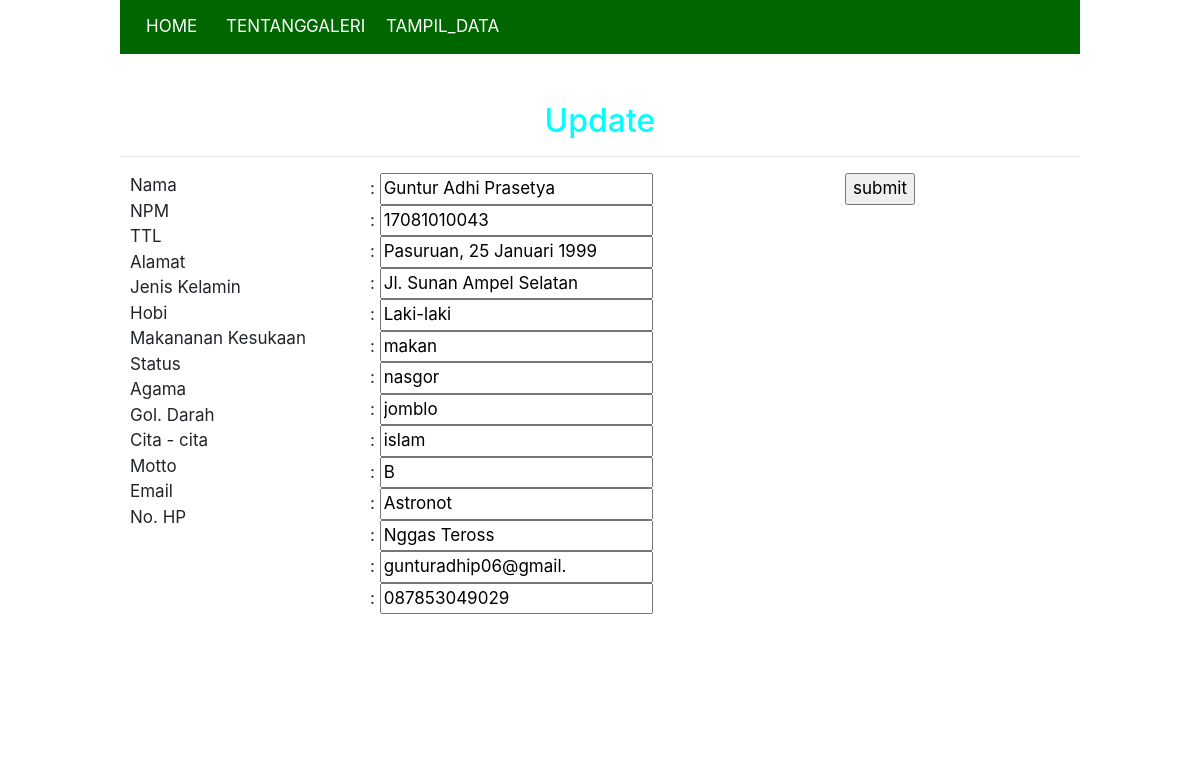
Screenshot of /update.php?npm=17081010043 with the database file from the repository.
### tables this page shows
CREATE TABLE `mhs` (
  `nama` VARCHAR(100) DEFAULT NULL,
  `npm` VARCHAR(20) NOT NULL PRIMARY KEY,
  `ttl` VARCHAR(100) DEFAULT NULL,
  `alamat` varchar(200) DEFAULT NULL,
  `jl` VARCHAR(10) DEFAULT NULL,
  `hobi` VARCHAR(20) DEFAULT NULL,
  `makan` VARCHAR(10) DEFAULT NULL,
  `status` VARCHAR(10) DEFAULT NULL,
  `agama` VARCHAR(10) DEFAULT NULL,
  `darah` VARCHAR(5) DEFAULT NULL,
  `cita` VARCHAR(10) DEFAULT NULL,
  `motto` VARCHAR(30) DEFAULT NULL,
  `email` VARCHAR(20) DEFAULT NULL,
  `hp` VARCHAR(15) DEFAULT NULL
  
);

### conn.php (called while the page is built, shortened)
<?php
function connection() {
   $dbServer = 'localhost';
   $dbUser = 'root';
   $dbPass = '';
   $dbName = "mhs";
   $conn = mysqli_connect($dbServer, $dbUser, $dbPass);
   mysqli_select_db($conn,$dbName);
   return $conn;
}

### update.php (the view, shortened to what this page needs)
<?php
include("conn.php");
  $result = '';
  if ($_SERVER['REQUEST_METHOD'] === 'GET') {
      if (isset($_GET['npm'])) {
          $npm = $_GET['npm'];
          $query = "SELECT * FROM mhs WHERE npm = '$npm'";
          $result = mysqli_query(connection(), $query);
      }
  }
?>
<!DOCTYPE html>
<html lang="en">
<head>
    <link rel="stylesheet" type="text/css" href="bootstrap.min.css">
    <link rel="stylesheet" type="text/css" href="960_12_col.css">
    <link rel="stylesheet" type="text/css" href="Index.css">
</head>
<body>
<div class="container_12">
    <ul>
        <li><a class="grid_1" href="<?php echo "index.php"; ?>">HOME</a></li>
        <li><a class="grid_1" href="#about">TENTANG</a></li>
        <li><a class="grid_1" href="#galeri">GALERI</a></li>
        <li><a class= "grid_1"href="<?php echo "form.php"; ?>">TAMPIL_DATA</a></li>
    </ul>
    <br><br><br>
    </div>
    <form action="update.php" method="POST">
            <?php while($data = mysqli_fetch_array($result)): ?>
    <div class="container_12">
        <br>
        <h2 id="about" class="center">Update</h2>
        <hr>
        <div>
        <div class="grid_3">
             Nama  <br>
             NPM <br>
             TTL  <br>
             Alamat  <br>
            Jenis Kelamin <br>
            Hobi <br>
            Makananan Kesukaan <br>
            Status <br>
            Agama  <br>
            Gol. Darah  <br>
            Cita - cita  <br>
            Motto  <br>
            Email  <br>
            No. HP  <br> <br> <br>
        </div>
        <div class="grid_4">
             : <input type="text" name="nama" value="<?php echo $data['nama']; ?>"><br>
             : <input type="text" name="npm" value="<?php echo $data['npm']; ?>"><br>
             : <input type="text" name="ttl" value="<?php echo $data['ttl']; ?>"><br>
             : <input type="text" name="alamat" value="<?php echo $data['alamat']; ?>"><br>
             : <input type="text" name="jl" value="<?php echo $data['jl']; ?>"><br>
             : <input type="text" name="hobi" value="<?php echo $data['hobi']; ?>"><br>
             : <input type="text" name="makan" value="<?php echo $data['makan']; ?>"><br>
             : <input type="text" name="status" value="<?php echo $data['status']; ?>"><br>
             : <input type="text" name="agama" value="<?php echo $data['agama']; ?>"><br>
             : <input type="text" name="darah" value="<?php echo $data['darah']; ?>"><br>
             : <input type="text" name="cita" value="<?php echo $data['cita']; ?>"><br>
             : <input type="text" name="motto" value="<?php echo $data['motto']; ?>"><br>
             : <input type="text" name="email" value="<?php echo $data['email']; ?>"><br>
             : <input type="text" name="hp" value="<?php echo $data['hp']; ?>"><br> <br> <br>
        </div>
        </div>
        <?php endwhile; ?>
        <div class="container_12">
            <center><input type="submit" name="submit" value="submit"></input></center>
        </div>
        </form>
        <br><br><br>
</body>
</html>

### 960_12_col.css (style rules this page uses)
body { min-width: 960px; }
.container_12 { margin-left: auto; margin-right: auto; width: 960px; }
.grid_1, .grid_2, .grid_3, .grid_4, .grid_5, .grid_6, .grid_7, .grid_8, .grid_9, .grid_10, .grid_11, .grid_12 { display: inline; float: left; margin-left: 10px; margin-right: 10px; }
.container_12 .grid_1 { width: 60px; }
.container_12 .grid_3 { width: 220px; }
.container_12 .grid_4 { width: 300px; }
.clearfix:before, .clearfix:after, .container_12:before, .container_12:after { content: '.'; display: block; overflow: hidden; visibility: hidden; font-size: 0; line-height: 0; width: 0; height: 0; }
.clearfix:after, .container_12:after { clear: both; }
.clearfix, .container_12 { zoom: 1; }

### Index.css (style rules this page uses)
body { font-size: 17px; }
.center { text-align: center; color: cyan; }
ul { position: fixed; top: 0; width: 960px; list-style-type: none; margin: 0; padding: 0; overflow: hidden; background-color: #006600; }
li { float: left; }
li a { display: block; color: white; text-align: center; padding: 14px 16px; text-decoration: none; }

### rows the page displays
mhs: nama "Guntur Adhi Prasetya", npm "17081010043", ttl "Pasuruan, 25 Januari 1999", alamat "Jl. Sunan Ampel Selatan", jl "Laki-laki", hobi "makan", makan "nasgor", status "jomblo", agama "islam", darah "B", cita "Astronot", motto "Nggas Teross", email "gunturadhip06@gmail.", hp "087853049029"
